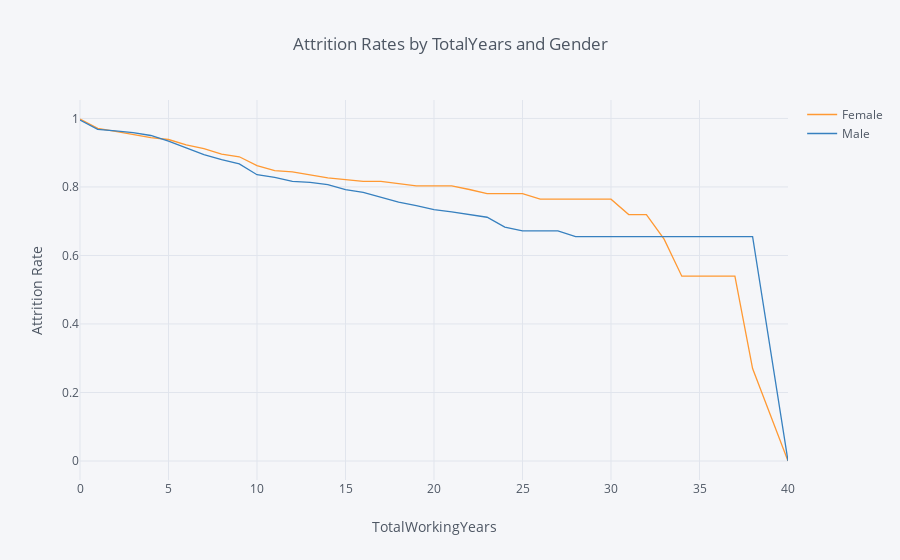

Notebook code cell kept with this figure:
### Markdown cell above
## 2. Compare the plot above with one that plots employee retention rates by gender over the number of years the employee has been working for the company.

### Code cell
survival(data,'Gender','TotalWorkingYears','Attrition').iplot(kind='line',
                                                              xTitle='TotalWorkingYears',
                                                              yTitle='Attrition Rate',
                                                              title='Attrition Rates by TotalYears and Gender')

### Figure 1 — Plotly figure (JSON) as saved in the notebook; plotly's stock layout.template omitted (floating-point values rounded to 4 significant figures)
{"data": [{"line": {"color": "rgba(255, 153, 51, 1.0)", "dash": "solid", "shape": "linear", "width": 1.3}, "mode": "lines", "name": "Female", "text": "", "type": "scatter", "uid": "57fd92a6-8d45-4727-8633-1bd44208103c", "x": [0, 1, 2, 3, 4, 5, 6, 7, 8, 9, 10, 11, 12, 13, 14, 15, 16, 17, 18, 19, 20, 21, 22, 23, 24, 25, 26, 27, 28, 29, 30, 31, 32, 33, 34, 35, 36, 37, 38, 40], "y": [0.9983, 0.9709, 0.9622, 0.9532, 0.9441, 0.9384, 0.9225, 0.9117, 0.8957, 0.8881, 0.8625, 0.8477, 0.8438, 0.8352, 0.8262, 0.8215, 0.8163, 0.8163, 0.81, 0.803, 0.803, 0.803, 0.7925, 0.7806, 0.7806, 0.7806, 0.7644, 0.7644, 0.7644, 0.7644, 0.7644, 0.7194, 0.7194, 0.6475, 0.5396, 0.5396, 0.5396, 0.5396, 0.2698, 0]}, {"line": {"color": "rgba(55, 128, 191, 1.0)", "dash": "solid", "shape": "linear", "width": 1.3}, "mode": "lines", "name": "Male", "text": "", "type": "scatter", "uid": "9119e37a-c01c-41a9-81ef-bb1fceea59c0", "x": [0, 1, 2, 3, 4, 5, 6, 7, 8, 9, 10, 11, 12, 13, 14, 15, 16, 17, 18, 19, 20, 21, 22, 23, 24, 25, 26, 27, 28, 29, 30, 31, 32, 33, 34, 35, 36, 37, 38, 40], "y": [0.9955, 0.9682, 0.9635, 0.9587, 0.9501, 0.9335, 0.9143, 0.8946, 0.8799, 0.8674, 0.8357, 0.8277, 0.8165, 0.8134, 0.8067, 0.7921, 0.7841, 0.7707, 0.7558, 0.7452, 0.7338, 0.7275, 0.72, 0.7115, 0.6827, 0.6715, 0.6715, 0.6715, 0.6547, 0.6547, 0.6547, 0.6547, 0.6547, 0.6547, 0.6547, 0.6547, 0.6547, 0.6547, 0.6547, 0]}], "layout": {"legend": {"bgcolor": "#F5F6F9", "font": {"color": "#4D5663"}}, "paper_bgcolor": "#F5F6F9", "plot_bgcolor": "#F5F6F9", "title": {"font": {"color": "#4D5663"}, "text": "Attrition Rates by TotalYears and Gender"}, "xaxis": {"gridcolor": "#E1E5ED", "showgrid": true, "tickfont": {"color": "#4D5663"}, "title": {"font": {"color": "#4D5663"}, "text": "TotalWorkingYears"}, "zerolinecolor": "#E1E5ED"}, "yaxis": {"gridcolor": "#E1E5ED", "showgrid": true, "tickfont": {"color": "#4D5663"}, "title": {"font": {"color": "#4D5663"}, "text": "Attrition Rate"}, "zerolinecolor": "#E1E5ED"}}}
